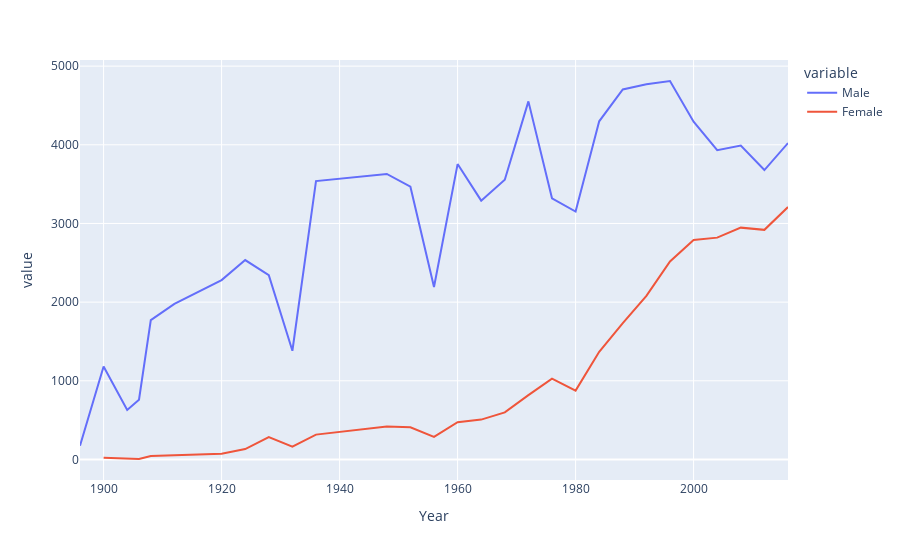

Notebook cell for this chart:
### Code cell
fig=px.line(final,x="Year",y=["Male","Female"])
fig.show()

### Figure 1 — Plotly figure (JSON) as saved in the notebook; plotly's stock layout.template omitted (floating-point values rounded to 4 significant figures)
{"data": [{"hovertemplate": "variable=Male<br>Year=%{x}<br>value=%{y}<extra></extra>", "legendgroup": "Male", "line": {"color": "#636efa", "dash": "solid"}, "marker": {"symbol": "circle"}, "mode": "lines", "name": "Male", "orientation": "v", "showlegend": true, "type": "scatter", "x": [1896, 1900, 1904, 1906, 1908, 1912, 1920, 1924, 1928, 1932, 1936, 1948, 1952, 1956, 1960, 1964, 1968, 1972, 1976, 1980, 1984, 1988, 1992, 1996, 2000, 2004, 2008, 2012, 2016], "xaxis": "x", "y": [174, 1181, 629, 759, 1772, 1978, 2280, 2535, 2342, 1382, 3539, 3629, 3468, 2193, 3755, 3290, 3555, 4552, 3320, 3151, 4299, 4704, 4769, 4811, 4294, 3931, 3990, 3679, 4022], "yaxis": "y"}, {"hovertemplate": "variable=Female<br>Year=%{x}<br>value=%{y}<extra></extra>", "legendgroup": "Female", "line": {"color": "#EF553B", "dash": "solid"}, "marker": {"symbol": "circle"}, "mode": "lines", "name": "Female", "orientation": "v", "showlegend": true, "type": "scatter", "x": [1896, 1900, 1904, 1906, 1908, 1912, 1920, 1924, 1928, 1932, 1936, 1948, 1952, 1956, 1960, 1964, 1968, 1972, 1976, 1980, 1984, 1988, 1992, 1996, 2000, 2004, 2008, 2012, 2016], "xaxis": "x", "y": [null, 23, 6, 6, 44, 53, 73, 132, 285, 162, 316, 420, 409, 288, 473, 507, 599, 818, 1028, 875, 1368, 1734, 2080, 2518, 2790, 2820, 2947, 2919, 3209], "yaxis": "y"}], "layout": {"legend": {"title": {"text": "variable"}, "tracegroupgap": 0}, "margin": {"t": 60}, "xaxis": {"anchor": "y", "domain": [0, 1], "title": {"text": "Year"}}, "yaxis": {"anchor": "x", "domain": [0, 1], "title": {"text": "value"}}}}
